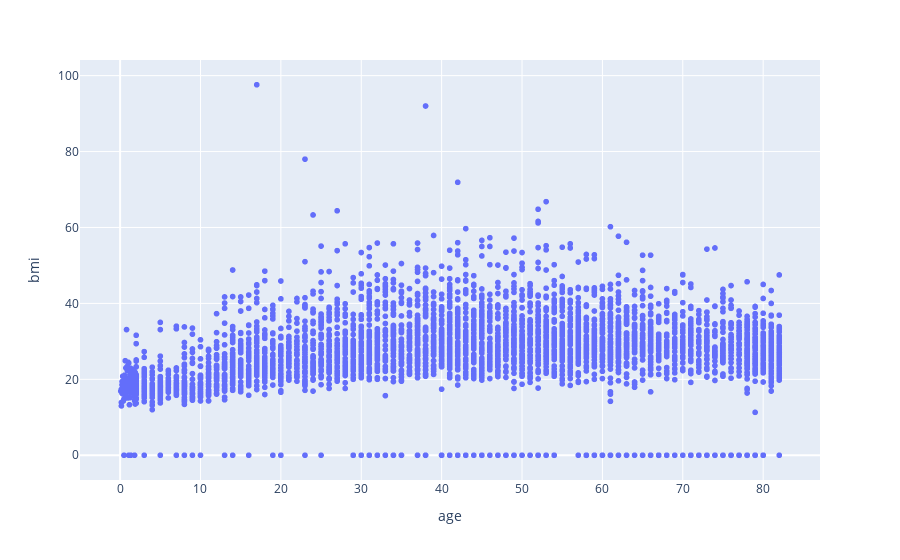

The notebook cell saved with this chart:
### Code cell
px.scatter(train,x="age",y="bmi")

### Figure 1 — Plotly figure (JSON) as saved in the notebook; plotly's stock layout.template omitted (floating-point values rounded to 4 significant figures; data arrays with more than 128 entries replaced by an {"elided": "..."} marker saying what was removed)
{"data": [{"hovertemplate": "age=%{x}<br>bmi=%{y}<extra></extra>", "legendgroup": "", "marker": {"color": "#636efa", "symbol": "circle"}, "mode": "markers", "name": "", "showlegend": false, "type": "scattergl", "x": {"elided": "4088 float values"}, "xaxis": "x", "y": {"elided": "4088 float values"}, "yaxis": "y"}], "layout": {"legend": {"tracegroupgap": 0}, "margin": {"t": 60}, "xaxis": {"anchor": "y", "domain": [0.0, 1.0], "title": {"text": "age"}}, "yaxis": {"anchor": "x", "domain": [0.0, 1.0], "title": {"text": "bmi"}}}}
